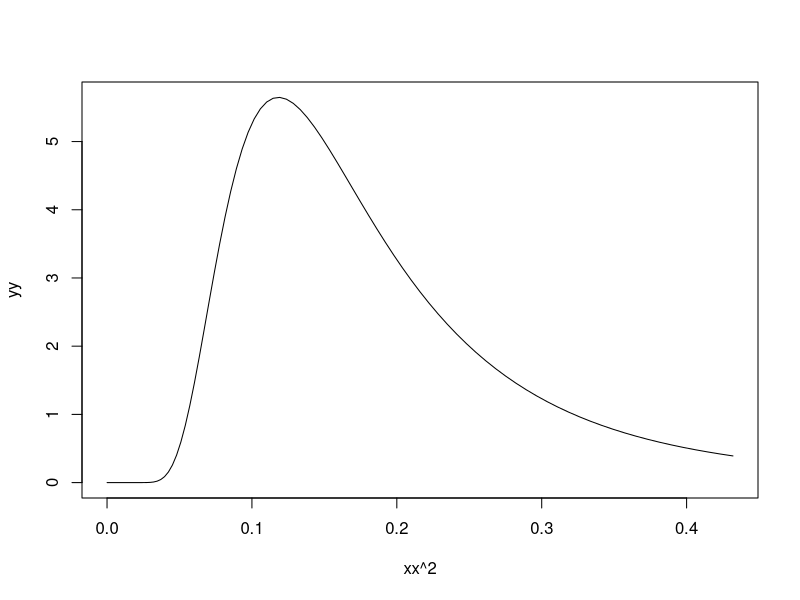

Write R code to recreate this figure.
require(MCMCpack) #for inverse gamma distribution
require(pscl)
x <- c(0.04^2  , 0.15^2) # settings for observation error prior
x <- c(0.10^2  , 0.60^2) # settings for processs error prior
y <- c(0.10  , 0.90)

theta <- c(alpha=3.78, beta=0.0102)

fn <- function(theta)
{
	ss = sum( (y - pgamma(1/rev(x),theta[1],theta[2]) )^2 )
}

fit <- optim(theta,fn)

xx  <- seq(0.0,(1.2*max(x))^0.5,length=100)
yy  <- dinvgamma(xx^2,fit$par[1],fit$par[2])
plot(xx^2,yy,type="l")
